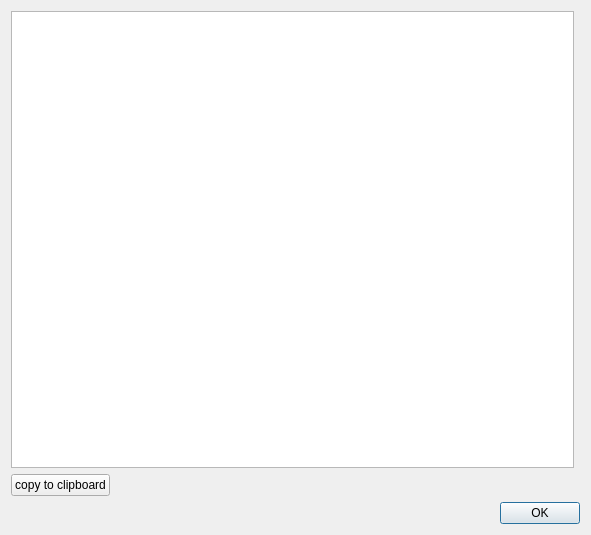
<?xml version="1.0" encoding="UTF-8"?>
<ui version="4.0">
 <class>WikiDialog</class>
 <widget class="QDialog" name="WikiDialog">
  <property name="geometry">
   <rect>
    <x>0</x>
    <y>0</y>
    <width>591</width>
    <height>535</height>
   </rect>
  </property>
  <property name="windowTitle">
   <string/>
  </property>
  <property name="windowIcon">
   <iconset>
    <normaloff>:/icons/logo.png</normaloff>:/icons/logo.png</iconset>
  </property>
  <layout class="QGridLayout" name="gridLayout">
   <item row="4" column="0" colspan="2">
    <widget class="QDialogButtonBox" name="buttonBox">
     <property name="orientation">
      <enum>Qt::Horizontal</enum>
     </property>
     <property name="standardButtons">
      <set>QDialogButtonBox::Ok</set>
     </property>
    </widget>
   </item>
   <item row="0" column="0">
    <widget class="QTextEdit" name="textEdit"/>
   </item>
   <item row="2" column="0">
    <layout class="QHBoxLayout" name="horizontalLayout">
     <item>
      <widget class="QPushButton" name="pushButton_clipboard">
       <property name="text">
        <string>copy to clipboard</string>
       </property>
      </widget>
     </item>
     <item>
      <spacer name="horizontalSpacer">
       <property name="orientation">
        <enum>Qt::Horizontal</enum>
       </property>
       <property name="sizeHint" stdset="0">
        <size>
         <width>40</width>
         <height>20</height>
        </size>
       </property>
      </spacer>
     </item>
    </layout>
   </item>
  </layout>
 </widget>
 <resources/>
 <connections>
  <connection>
   <sender>buttonBox</sender>
   <signal>rejected()</signal>
   <receiver>WikiDialog</receiver>
   <slot>reject()</slot>
   <hints>
    <hint type="sourcelabel">
     <x>316</x>
     <y>260</y>
    </hint>
    <hint type="destinationlabel">
     <x>286</x>
     <y>274</y>
    </hint>
   </hints>
  </connection>
  <connection>
   <sender>buttonBox</sender>
   <signal>accepted()</signal>
   <receiver>WikiDialog</receiver>
   <slot>accept()</slot>
   <hints>
    <hint type="sourcelabel">
     <x>248</x>
     <y>254</y>
    </hint>
    <hint type="destinationlabel">
     <x>157</x>
     <y>274</y>
    </hint>
   </hints>
  </connection>
 </connections>
</ui>
